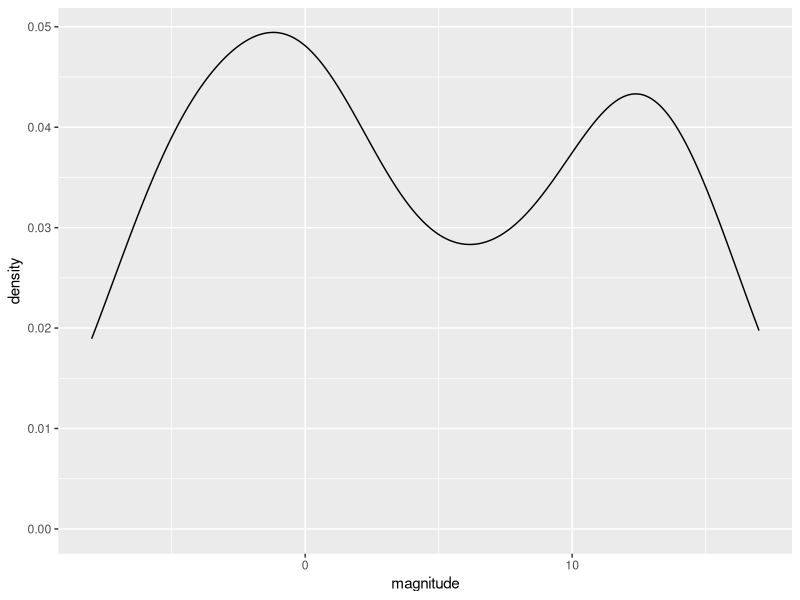
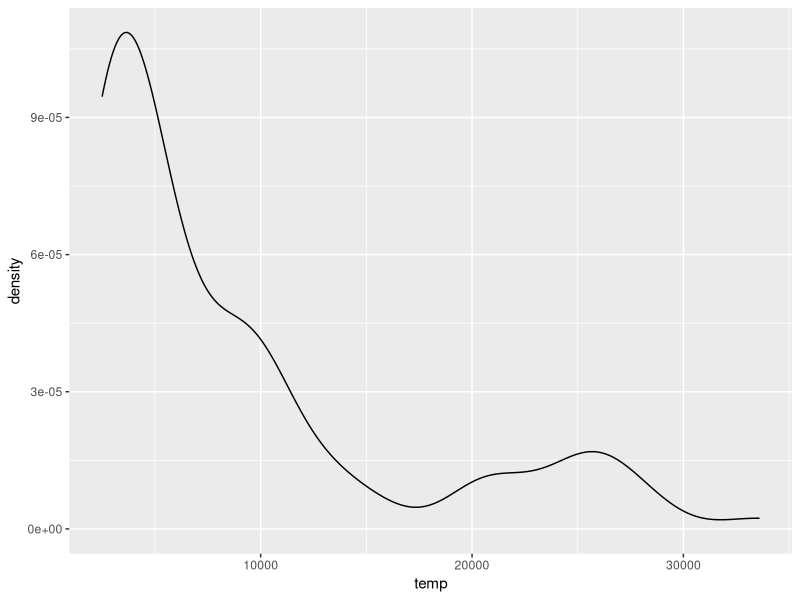
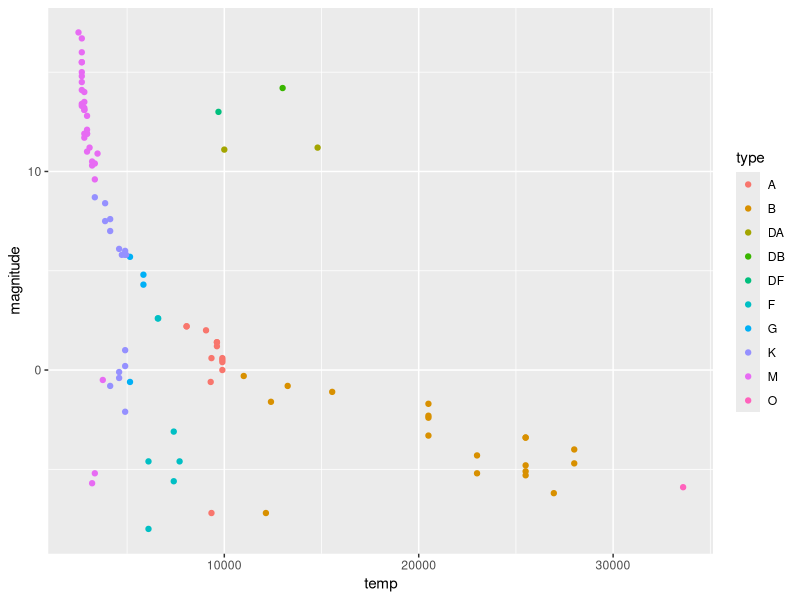
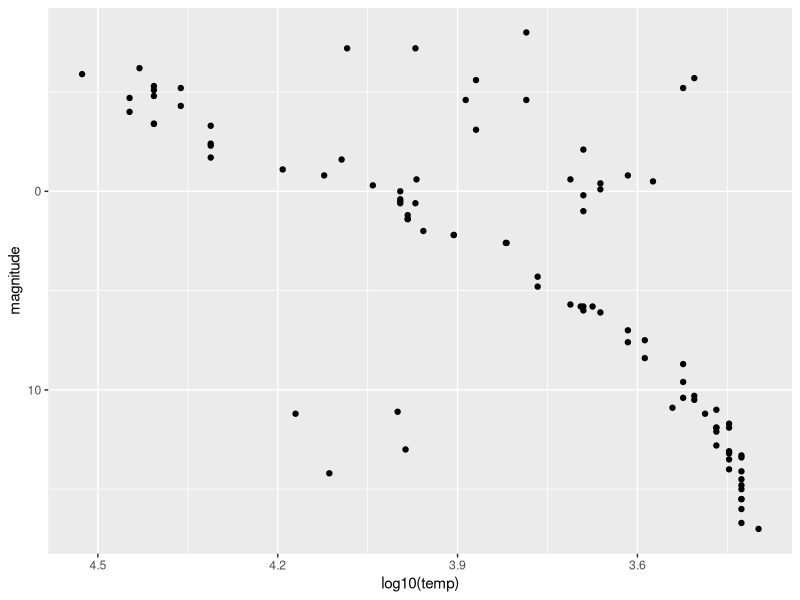
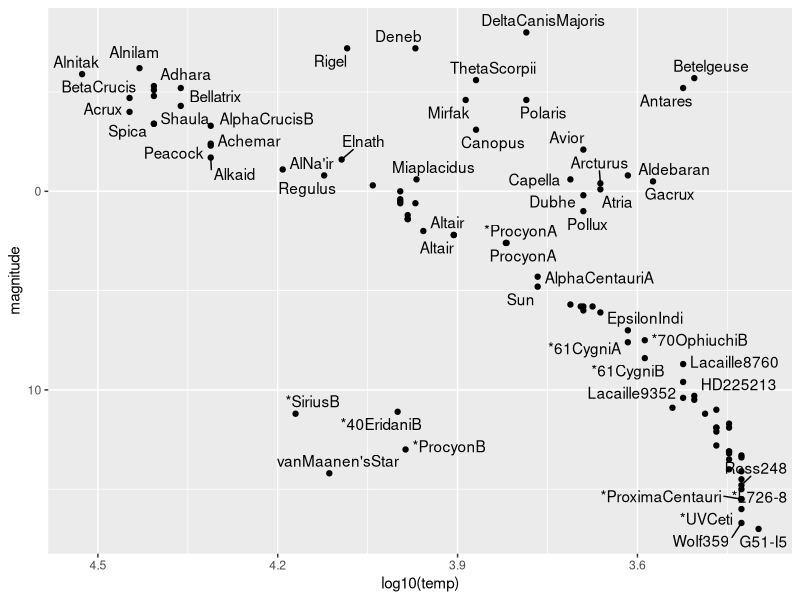
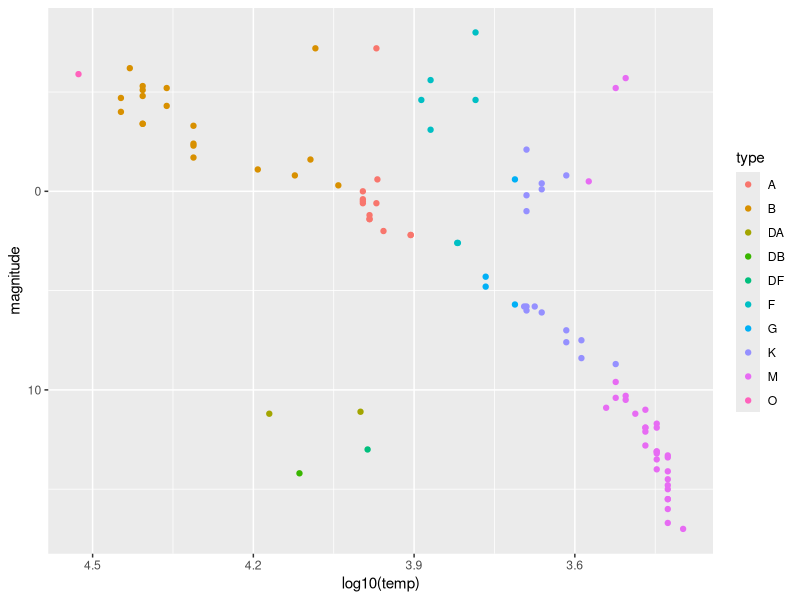

The R source for these figures, in order:
library(tidyverse)
library(dslabs)
library(ggrepel)
data(stars)
options(digits =3)

#Q1
mean(stars$magnitude)
sd(stars$magnitude)

#Q2 denisty plot of magnitude
stars %>%
  ggplot(aes(magnitude)) +
  geom_density()

#Q3 examine distribuition of star temp
stars %>%
  ggplot(aes(temp)) +
  geom_density()

#Q4 scatterplot of temp,magnitude
stars %>%
  ggplot(aes(temp, magnitude, col = type)) +
  geom_point()

#Q5 scatterplot with flipped y axis (lower values of mag are at top of axis)
stars %>%
  ggplot(aes(log10(temp), magnitude)) +
  geom_point()+
  scale_y_reverse() +
  scale_x_reverse()

#Q8 add labels = star
stars %>%
  ggplot(aes(log10(temp), magnitude, label = star)) +
  geom_point()+
  geom_text_repel() +
  scale_y_reverse() +
  scale_x_reverse()

#Q9 add col = type
stars %>%
  ggplot(aes(log10(temp), magnitude, col = type)) +
  geom_point()+
  scale_y_reverse() +
  scale_x_reverse() 

                      
                      
